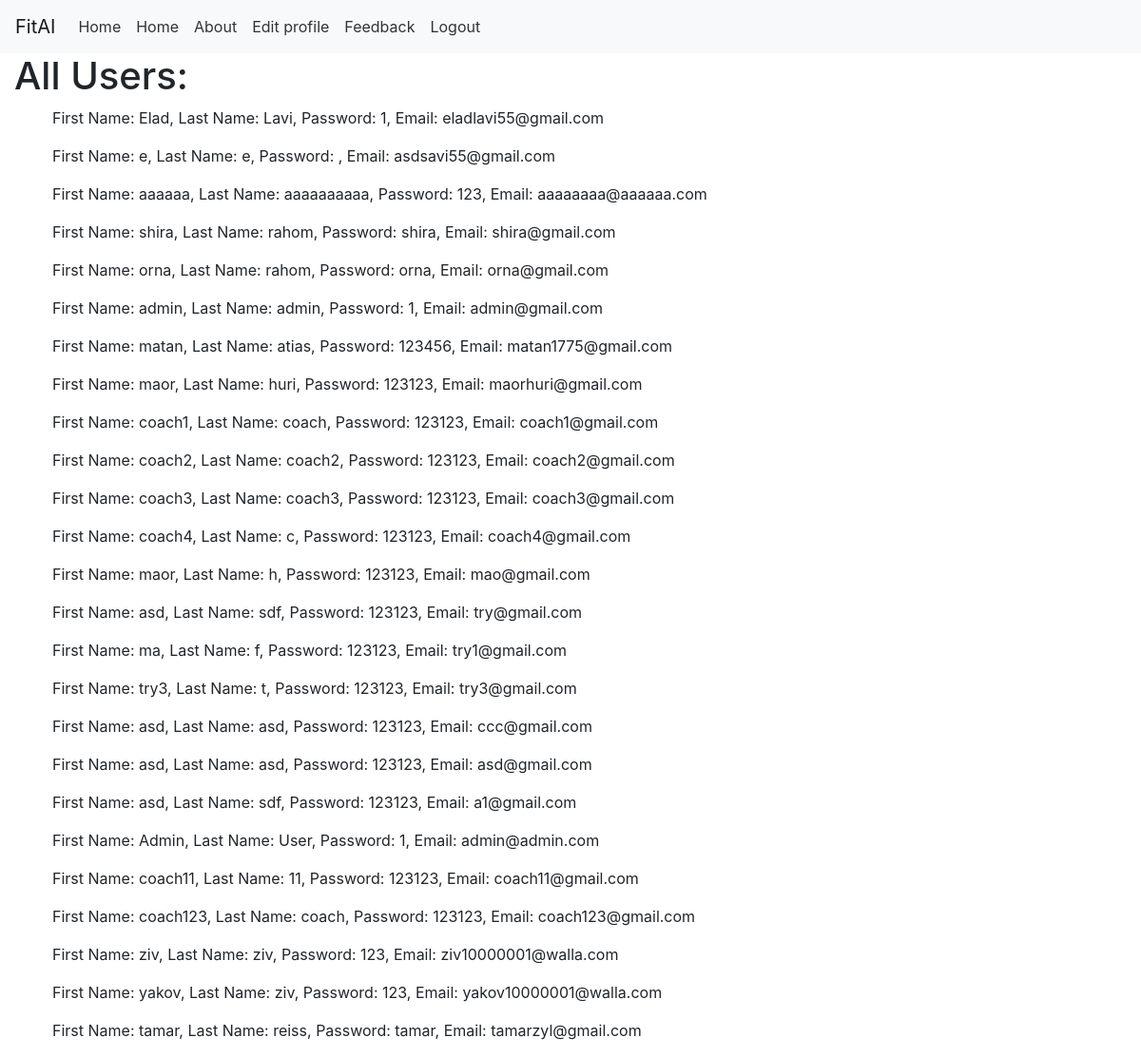
Before: /view with the older database file.
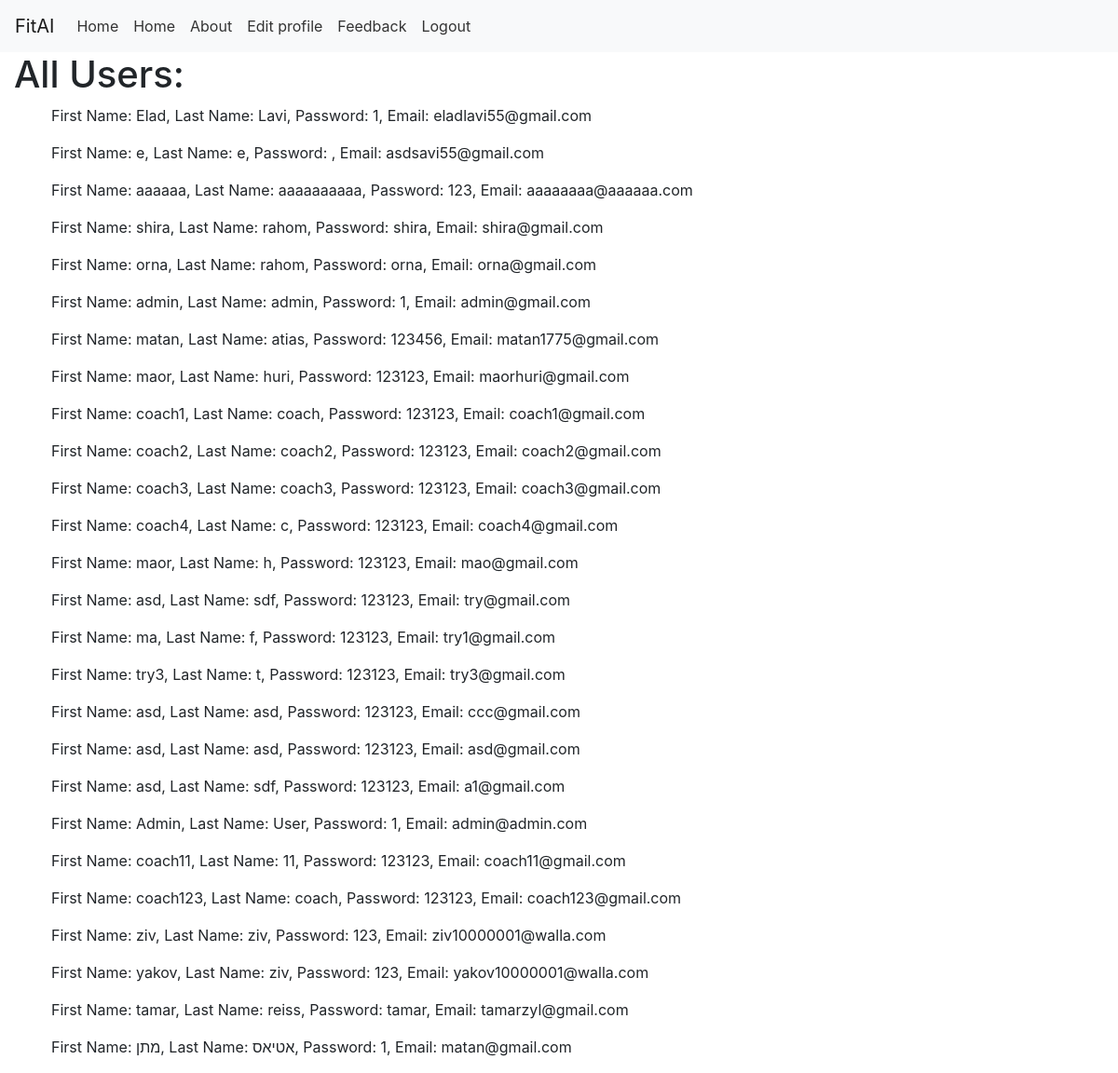
After: the same page with the newer database file.
### main.py (models this page shows, shortened)
class Users(db.Model):
    id = db.Column(db.Integer, primary_key=True)  # השתנה מ-_id ל-id
    first_name = db.Column(db.String(100))
    last_name = db.Column(db.String(100))
    email = db.Column(db.String(100), unique=True, nullable=False)
    password = db.Column(db.String(100))
    age = db.Column(db.Integer)
    weight = db.Column(db.Float)
    height = db.Column(db.Float)
    user_type = db.Column(db.String(50))  # שדה סוג המשתמש החדש
    about_me = db.Column(db.Text, nullable=True)  # עמודה חדשה שתשמור את הטקסט על המאמן

### main.py (the view)
@app.route("/view")
def view():
    return render_template("view.html", values=Users.query.all())

### main.py (called while the page is built)
@app.context_processor
def inject_user():
    user_email = session.get("email")
    user = Users.query.filter_by(email=user_email).first() if user_email else None
    return dict(current_user=user)

### Templates/view.html (shortened to what this page needs)
{%extends "base.html" %}
{% block content %}
<!DOCTYPE html>
<html lang="en">
<head>
</head>
<body>
    <h1>All Users:</h1>
    <ul>
        {% for x in values %}
            <p>First Name: {{ x.first_name }}, Last Name: {{ x.last_name }}, Password: {{ x.password }}, Email: {{ x.email }}</p>
        {% endfor %}
    </ul>
</body>
</html>
{% endblock %}

Changed rows visible on the page:
added Users: first_name "מתן", last_name "אטיאס", password "1", email "matan@gmail.com"
